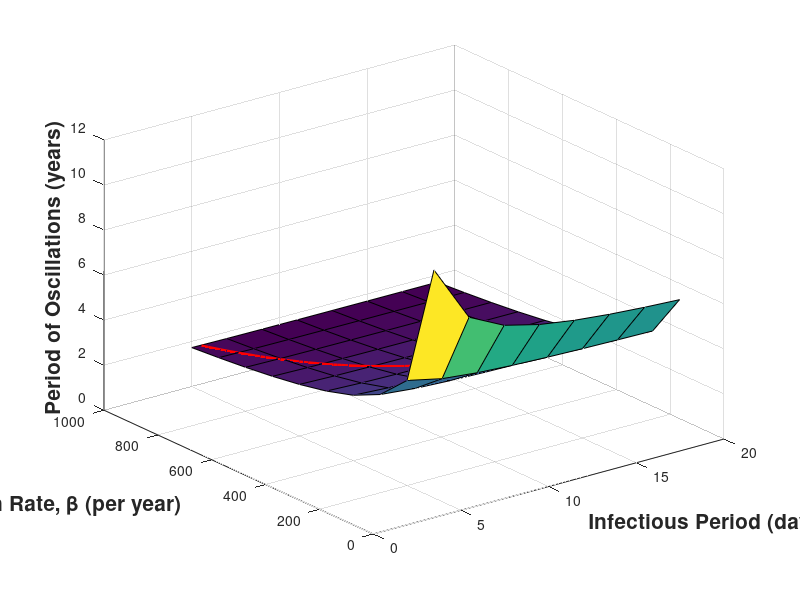

MATLAB code for this plot:
clc
clear all
close all

% Plot figure 2.6
IPs = 5:2:20;
betas = 100:100:1000;
mat = zeros(length(betas), length(IPs));

i = 1;
for beta = betas
    j = 1;
    for IP = IPs
        betaDay = beta/365;
        gamma = 1/IP;
        mu = 1/70/365;
        R0 = betaDay/(mu + gamma);
        A = 1/mu/(R0-1);
        G = 1/(mu + gamma);
        mat(i, j) =  2*pi*sqrt(A*G)/365;
        j = j + 1;
    end
    i = i + 1;
end
figure
surf(IPs, betas, mat)


% plot line
clear all

clear all

IPs = 5:0.1:20;
betas = 100:2:1000;

i = 1;
m = 1;
index_i = [];
index_j = [];
arrayLine = [];

for beta = betas
    j = 1;
    for IP = IPs
        betaDay = beta/365;
        gamma = 1/IP;
        mu = 1/70/365;
        R0 = betaDay/(mu + gamma);
        A = 1/mu/(R0-1);
        G = 1/(mu + gamma);
        val =  2*pi*sqrt(A*G)/365;
        tol = 0.01;
        if abs(R0 - 15) < tol > 0
            index_i(m) = beta;
            index_j(m) = IP;
            arrayLine(m) = val;
            m = m + 1;
            
        end
        j = j + 1;
    end
    i = i + 1;
end
hold on
plot3(index_j, index_i, arrayLine, 'r', 'LineWidth', 2)
xlabel('Infectious Period (days)', 'FontSize',15,'FontWeight','bold')
ylabel('Transimission Rate, \beta (per year)', 'FontSize',15,'FontWeight','bold')
zlabel('Period of Oscillations (years)', 'FontSize',15,'FontWeight','bold')

